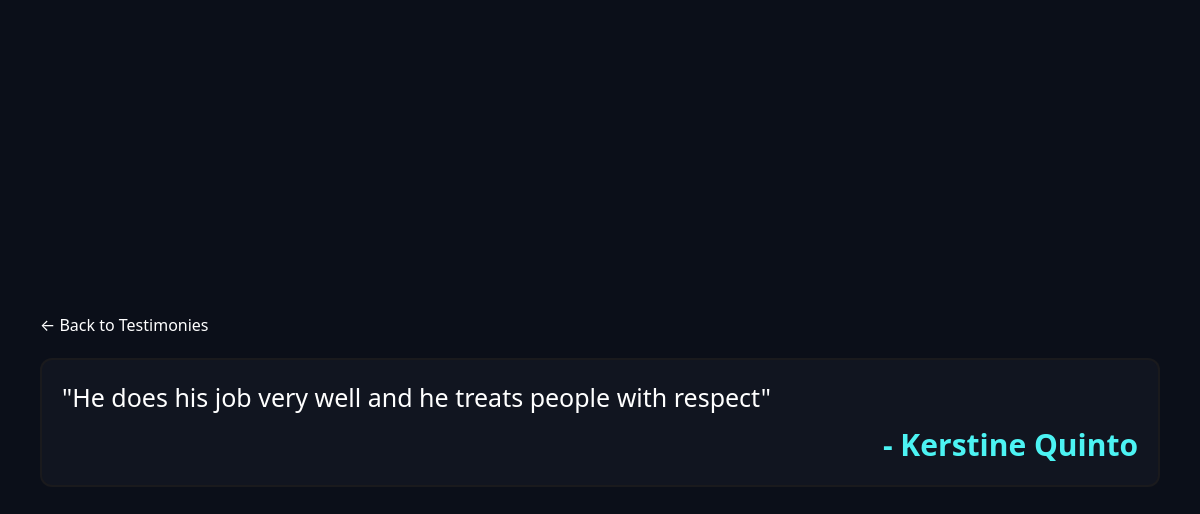
Page /testimonies/3/ on the committed database.
### showcase/models.py (models this page shows, shortened)
class Testimony(models.Model):
    full_name = models.CharField(max_length=200)
    content = models.TextField()

### showcase/views.py (the view)
# urls.py: path('testimonies/<int:pk>/', views.testimony_detail, name='testimony_detail'),
def testimony_detail(request, pk):
    testimony = Testimony.objects.get(id=pk)
    context = {
        'testimony': testimony,
    }
    return render(request, 'testimony_detail.html', context)

### templates/testimony_detail.html (shortened to what this page needs)
{% load static %}
<!DOCTYPE html>
<html lang="en">
<head>
    <link rel="stylesheet" href="{% static 'style.css' %}">
</head>
<body>
    <main class="projects-page">
        <nav class="navigation">
            <a href="{% url 'testimony_list' %}">← Back to Testimonies</a>
        </nav>
        <div class="project-card">
            <div class="project-details">
                <p>"{{ testimony.content }}"</p>
            </div>
            <h1 class="testimony-author" style="text-align: right;">- {{ testimony.full_name }}</h1>
        </div>
    </main>
</body>
</html>

### static/style.css (style rules this page uses)
* { margin: 0; padding: 0; box-sizing: border-box; font-family: system-ui, -apple-system, sans-serif; }
body { background-color: #0b0f19; color: #ffffff; min-height: 100vh; display: flex; justify-content: center; }
.projects-page, .tutoring-page, .portfolio-container, .about-me-page { width: 100%; max-width: 1200px; padding: 40px; }
.project-card { background-color: #111520; padding: 20px; border-radius: 12px; border: 2px solid #1f1c1caf; transition: all .8s ease; }
body { background-color: #0b0f19; color: #ffffff; min-height: 100vh; display: flex; justify-content: center; align-items: center; }
a { text-decoration: none; color: inherit; }
.project-summary, .project-details { text-align: justify; }
.navigation { margin-bottom: 22px; }
.project-details { text-align: justify; font-size: 25px; }
.testimony-author { font-size: 30px; color: #4cf3f3; margin-top: 10px; }

### rows in the picture
Testimony: content "He does his job very well and he treats people with respect", full_name "Kerstine Quinto"
